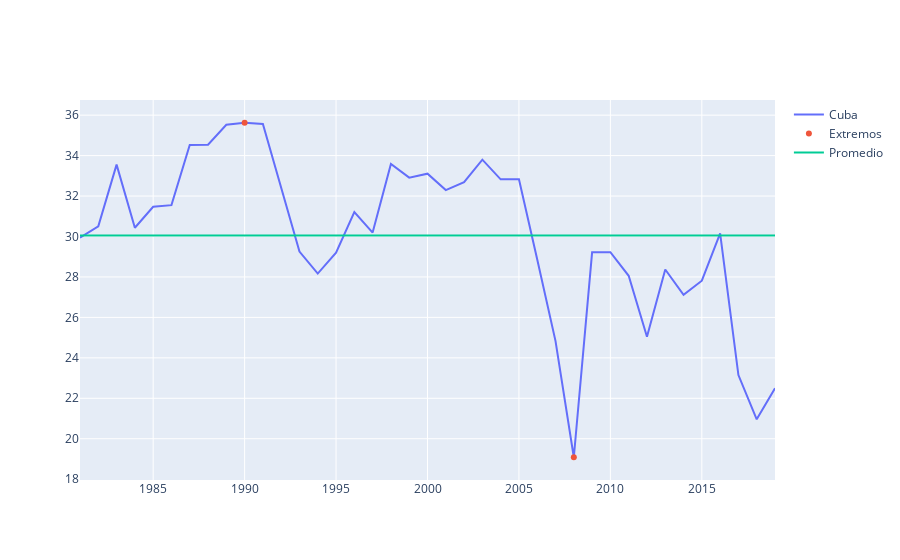

Notebook code cell kept with this figure:
### Code cell
pais = 'Cuba'
columna = 'Emisiones_de_CO2'
df = Latam_co2[(Latam_co2['Pais'] == pais) & (Latam_co2.Emisiones_de_CO2 != -1)].sort_values('Anio')[['Anio', columna]]
avg = df[columna].mean()
maxmin = df[(df[columna] == df[columna].min()) | (df[columna] == df[columna].max())]

fig = go.Figure()
fig.add_trace(go.Scatter(x = df['Anio'], y = df[columna], name = pais))
fig.add_trace(go.Scatter(x = maxmin['Anio'], y = maxmin[columna], mode = 'markers', name = 'Extremos'))
fig.add_trace(go.Scatter(x = df['Anio'], y = avg*np.ones(len(df)), name = 'Promedio'))
fig.show()
compromisos[compromisos.Pais == pais]

### Figure 1 — Plotly figure (JSON) as saved in the notebook; plotly's stock layout.template omitted (floating-point values rounded to 4 significant figures)
{"data": [{"name": "Cuba", "type": "scatter", "x": [1981, 1982, 1983, 1984, 1985, 1986, 1987, 1988, 1989, 1990, 1991, 1992, 1993, 1994, 1995, 1996, 1997, 1998, 1999, 2000, 2001, 2002, 2003, 2004, 2005, 2006, 2007, 2008, 2009, 2010, 2011, 2012, 2013, 2014, 2015, 2016, 2017, 2018, 2019], "y": [29.94, 30.5, 33.55, 30.43, 31.47, 31.55, 34.53, 34.54, 35.53, 35.63, 35.56, 32.39, 29.26, 28.17, 29.2, 31.21, 30.19, 33.59, 32.91, 33.11, 32.3, 32.69, 33.8, 32.83, 32.83, 28.87, 24.83, 19.08, 29.22, 29.22, 28.06, 25.04, 28.37, 27.12, 27.82, 30.16, 23.15, 20.96, 22.5]}, {"mode": "markers", "name": "Extremos", "type": "scatter", "x": [1990, 2008], "y": [35.63, 19.08]}, {"name": "Promedio", "type": "scatter", "x": [1981, 1982, 1983, 1984, 1985, 1986, 1987, 1988, 1989, 1990, 1991, 1992, 1993, 1994, 1995, 1996, 1997, 1998, 1999, 2000, 2001, 2002, 2003, 2004, 2005, 2006, 2007, 2008, 2009, 2010, 2011, 2012, 2013, 2014, 2015, 2016, 2017, 2018, 2019], "y": [30.05, 30.05, 30.05, 30.05, 30.05, 30.05, 30.05, 30.05, 30.05, 30.05, 30.05, 30.05, 30.05, 30.05, 30.05, 30.05, 30.05, 30.05, 30.05, 30.05, 30.05, 30.05, 30.05, 30.05, 30.05, 30.05, 30.05, 30.05, 30.05, 30.05, 30.05, 30.05, 30.05, 30.05, 30.05, 30.05, 30.05, 30.05, 30.05]}], "layout": {}}
